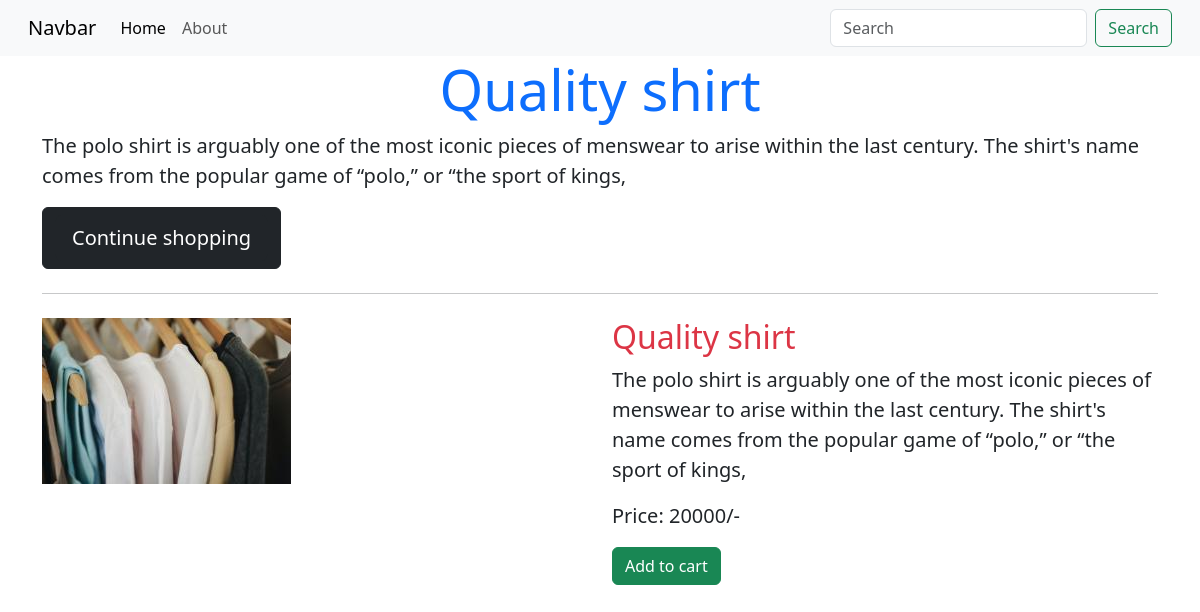
Screenshot of /details.php?details_id=1 with the database file from the repository.
### tables this page shows
CREATE TABLE `cloths` (
  `id` int(11) NOT NULL,
  `category_name` varchar(255) NOT NULL,
  `category_desc` text NOT NULL,
  `category_price` float NOT NULL,
  `category_image` varchar(255) NOT NULL
);

### details.php (the view, shortened to what this page needs)
<?php
include "partials/config.php";
include "partials/include/header.php";
?>
<?php
$id = $_GET['details_id'];
$sql = "SELECT * FROM cloths WHERE id=$id";
$result = mysqli_query($con, $sql);
$row = mysqli_fetch_assoc($result);
$category_name = $row['category_name'];
$category_desc = $row['category_desc'];
$category_price = $row['category_price'];
$category_image = $row['category_image'];
?>
<div class="container">
  <div class="jumbotron">
    <h1 class="display-4 text-center text-primary"><?php echo $category_name; ?></h1>
    <p class="lead"><?php echo $category_desc; ?></p>
    <button class="btn btn-dark"><a class="btn btn-dark btn-lg" href="index.php" role="button">Continue shopping</a></button>
    <hr class="my-4">
  </div>
  <div class="row">
    <div class="col-lg-6 col-xm-12">
        <img src="<?php echo $category_image?>" alt="..." class="img-fluid">
    </div>
    <div class="col-lg-6 col-sm-12">
            <h2 class="text center text-danger"><?php echo $category_name; ?></h2>
            <p class="lead"><?php echo $category_desc; ?></p>
            <p class="lead"><strong>Price: </strong><?php echo $category_price; ?>/-</p>
            <button class="btn btn-success">Add to cart</button>
        </div>
  </div>
</div>

### partials/include/header.php (shortened to what this page needs)
<!doctype html>
<html lang="en">
  <head>
    <link href="https://cdn.jsdelivr.net/npm/bootstrap@5.3.3/dist/css/bootstrap.min.css" rel="stylesheet">
  </head>
  <body>
  <nav class="navbar navbar-expand-lg bg-body-tertiary px-3">
  <div class="container-fluid">
    <a class="navbar-brand" href="#">Navbar</a>
    <div class="collapse navbar-collapse" id="navbarSupportedContent">
      <ul class="navbar-nav me-auto mb-2 mb-lg-0">
        <li class="nav-item">
          <a class="nav-link active" aria-current="page" href="index.php">Home</a>
        </li>
        <li class="nav-item">
          <a class="nav-link" href="details.php">About</a>
        </li>
      </ul>
      <form class="d-flex" role="search">
        <input class="form-control me-2" type="search" placeholder="Search" aria-label="Search">
        <button class="btn btn-outline-success" type="submit">Search</button>
      </form>
    </div>
  </div>
</nav>

### rows the page displays
cloths: category_name "Quality shirt", category_desc "The polo shirt is arguably one of the most iconic pieces of menswear to arise within the last century. The shirt's name comes from the popular game of “polo,” or “the sport of kings,", category_image (picture), category_price "20000"
